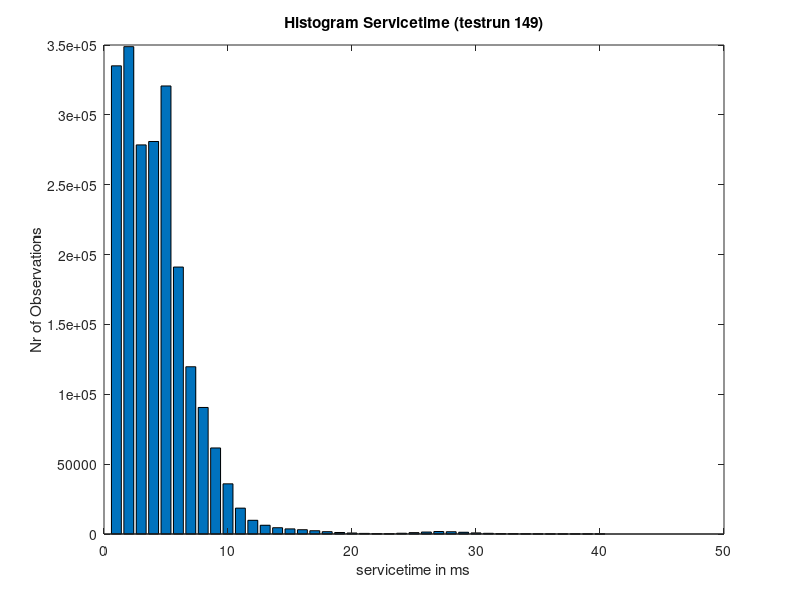

The MATLAB script that drew this image:

close all;

x = [335099,348810,278498,280938,320681,191071,119711,90572,61585,35916,18517,9816,6267,4507,3663,3078,2342,1672,1077,720,433,246,198,545,987,1403,1783,1626,1248,790,495,264,202,134,90,71,64,70,78,74,91,83,56,48,37,39,25,29,15,19,9,20,10,11,11,8,13,14,8,5,4,8,5,3,2,3,1,1,1,4,4,3,3,17,27,26,47,43,38,29,27,32,32,26,37,35,37,32,30,18,22,19,21,9,13,9,5,7,6,3,7,6,5,2,3,4,3,2,1,2,4,4,7,2,3,2,3,2,2,0,1,1,2,3,0,3,3,6,3,6,3,6,3,2,3,3,5,1,4,1,3,2,3,4,4,3,0,3,2,1,1,2,0,1,1,0,4,1,0,0,0,0,1,0,0];

bar(x(1:40));
title('Histogram Servicetime (testrun 149)');
ylabel('Nr of Observations');
xlabel('servicetime in ms')